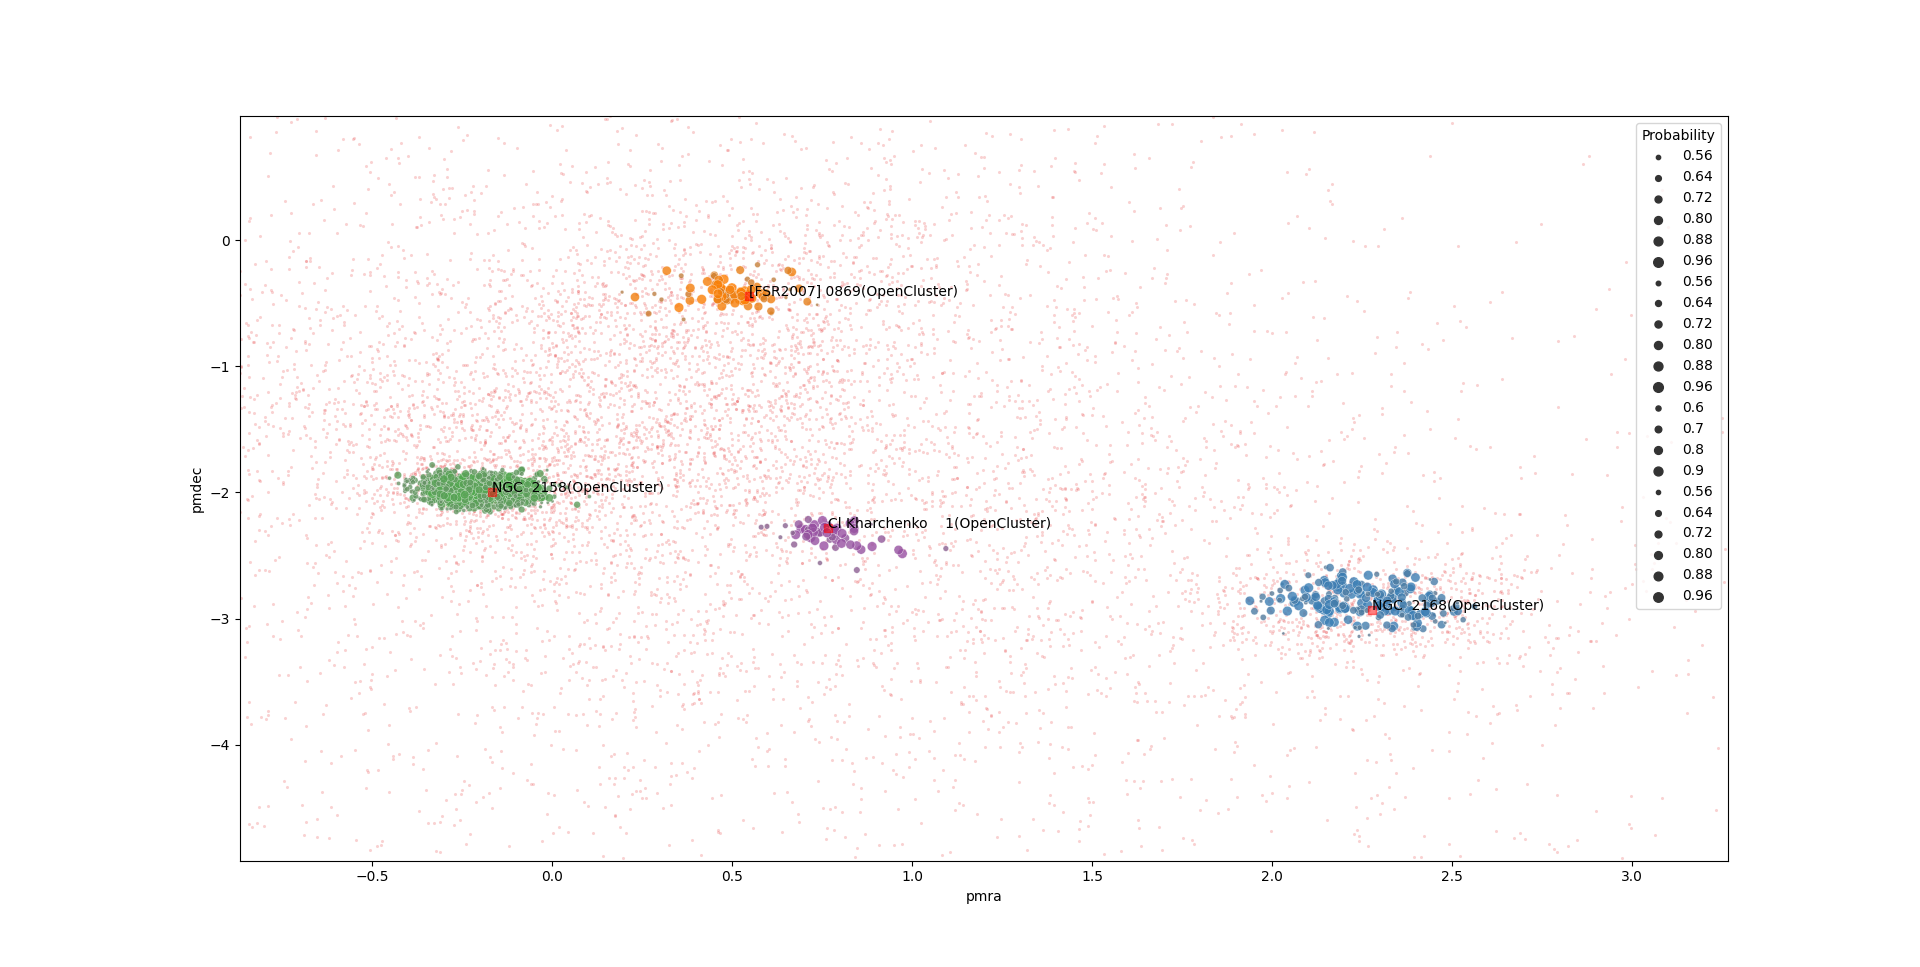

This chart was generated by the following Python code:
import matplotlib.pyplot as plt

from scludam import DEP, CountPeakDetector, HopkinsTest, Query, RipleysKTest

# search some data from GAIA
# with error and correlation
# columns for better KDE
df = (
    Query()
    .select(
        "ra",
        "dec",
        "ra_error",
        "dec_error",
        "ra_dec_corr",
        "pmra",
        "pmra_error",
        "ra_pmra_corr",
        "dec_pmra_corr",
        "pmdec",
        "pmdec_error",
        "ra_pmdec_corr",
        "dec_pmdec_corr",
        "pmra_pmdec_corr",
        "parallax",
        "parallax_error",
        "parallax_pmra_corr",
        "parallax_pmdec_corr",
        "ra_parallax_corr",
        "dec_parallax_corr",
        "phot_g_mean_mag",
    )
    # search for this identifier in simbad
    # and bring data in a circle of radius
    # 1/2 degree
    .where_in_circle("ngc2168", 0.5)
    .where(("parallax", ">", 0))
    .where(("phot_g_mean_mag", "<", 18))
    # include some common criteria
    # for data precision
    .where_arenou_criterion()
    .where_aen_criterion()
    .get()
    .to_pandas()
)

# If data already has been downloaded, you can load it from a file:
# > from astropy.table.table import Table
# > df = Table.read("path_to_my_file/ngc2168_data.fits").to_pandas()


# Build Detection-Estimation Pipeline
dep = DEP(
    # Detector configuration for the detection step
    detector=CountPeakDetector(
        bin_shape=[0.3, 0.3, 0.07],
        min_score=3,
    ),
    det_cols=["pmra", "pmdec", "parallax"],
    sample_sigma_factor=2,
    # Clusterability test configuration
    tests=[
        RipleysKTest(pvalue_threshold=0.05, max_samples=100),
        HopkinsTest(),
    ],
    test_cols=[["ra", "dec"]] * 2,
    # Membership columns to use
    mem_cols=["pmra", "pmdec", "parallax", "ra", "dec"],
).fit(df)

# plot the results
dep.scatterplot(["pmra", "pmdec"])
# zoom on interesting area
plt.axis([-1, 3, -5, 1])
plt.show()

# write results to file
dep.write("ngc2168_result.fits")
